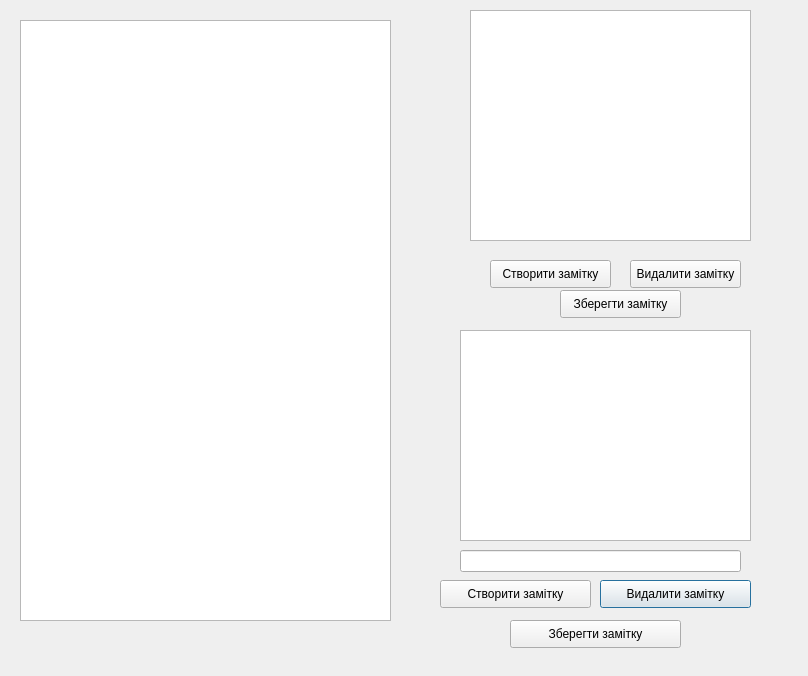
<?xml version="1.0" encoding="UTF-8"?>
<ui version="4.0">
 <class>Dialog</class>
 <widget class="QDialog" name="Dialog">
  <property name="geometry">
   <rect>
    <x>0</x>
    <y>0</y>
    <width>808</width>
    <height>676</height>
   </rect>
  </property>
  <property name="windowTitle">
   <string>Dialog</string>
  </property>
  <widget class="QPushButton" name="pushButton_2">
   <property name="geometry">
    <rect>
     <x>600</x>
     <y>580</y>
     <width>151</width>
     <height>28</height>
    </rect>
   </property>
   <property name="text">
    <string>Видалити замітку</string>
   </property>
  </widget>
  <widget class="QPushButton" name="pushButton_3">
   <property name="geometry">
    <rect>
     <x>440</x>
     <y>580</y>
     <width>151</width>
     <height>28</height>
    </rect>
   </property>
   <property name="text">
    <string>Створити замітку</string>
   </property>
  </widget>
  <widget class="QPushButton" name="pushButton_4">
   <property name="geometry">
    <rect>
     <x>510</x>
     <y>620</y>
     <width>171</width>
     <height>28</height>
    </rect>
   </property>
   <property name="text">
    <string>Зберегти замітку</string>
   </property>
  </widget>
  <widget class="QPushButton" name="pushButton_5">
   <property name="geometry">
    <rect>
     <x>490</x>
     <y>260</y>
     <width>121</width>
     <height>28</height>
    </rect>
   </property>
   <property name="text">
    <string>Створити замітку</string>
   </property>
  </widget>
  <widget class="QPushButton" name="pushButton_6">
   <property name="geometry">
    <rect>
     <x>630</x>
     <y>260</y>
     <width>111</width>
     <height>28</height>
    </rect>
   </property>
   <property name="text">
    <string>Видалити замітку</string>
   </property>
  </widget>
  <widget class="QListView" name="listView">
   <property name="geometry">
    <rect>
     <x>470</x>
     <y>10</y>
     <width>281</width>
     <height>231</height>
    </rect>
   </property>
  </widget>
  <widget class="QListWidget" name="listWidget">
   <property name="geometry">
    <rect>
     <x>460</x>
     <y>330</y>
     <width>291</width>
     <height>211</height>
    </rect>
   </property>
  </widget>
  <widget class="QLineEdit" name="lineEdit">
   <property name="geometry">
    <rect>
     <x>460</x>
     <y>550</y>
     <width>281</width>
     <height>22</height>
    </rect>
   </property>
  </widget>
  <widget class="QTextEdit" name="textEdit">
   <property name="geometry">
    <rect>
     <x>20</x>
     <y>20</y>
     <width>371</width>
     <height>601</height>
    </rect>
   </property>
  </widget>
  <widget class="QPushButton" name="pushButton">
   <property name="geometry">
    <rect>
     <x>560</x>
     <y>290</y>
     <width>121</width>
     <height>28</height>
    </rect>
   </property>
   <property name="text">
    <string>Зберегти замітку</string>
   </property>
  </widget>
 </widget>
 <resources/>
 <connections/>
</ui>
